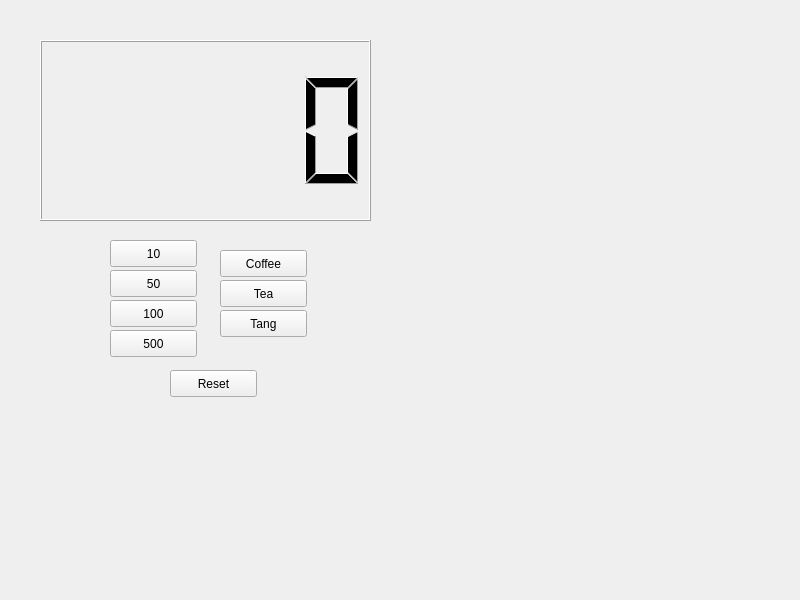
<?xml version="1.0" encoding="UTF-8"?>
<ui version="4.0">
 <class>Widget</class>
 <widget class="QWidget" name="Widget">
  <property name="geometry">
   <rect>
    <x>0</x>
    <y>0</y>
    <width>800</width>
    <height>600</height>
   </rect>
  </property>
  <property name="windowTitle">
   <string>Widget</string>
  </property>
  <widget class="QLCDNumber" name="lcdNumber">
   <property name="geometry">
    <rect>
     <x>40</x>
     <y>40</y>
     <width>331</width>
     <height>181</height>
    </rect>
   </property>
  </widget>
  <widget class="QPushButton" name="pbCoin10">
   <property name="geometry">
    <rect>
     <x>110</x>
     <y>240</y>
     <width>87</width>
     <height>27</height>
    </rect>
   </property>
   <property name="text">
    <string>10</string>
   </property>
  </widget>
  <widget class="QPushButton" name="pbCoin50">
   <property name="geometry">
    <rect>
     <x>110</x>
     <y>270</y>
     <width>87</width>
     <height>27</height>
    </rect>
   </property>
   <property name="text">
    <string>50</string>
   </property>
  </widget>
  <widget class="QPushButton" name="pbCoin100">
   <property name="geometry">
    <rect>
     <x>110</x>
     <y>300</y>
     <width>87</width>
     <height>27</height>
    </rect>
   </property>
   <property name="text">
    <string>100</string>
   </property>
  </widget>
  <widget class="QPushButton" name="pbCoin500">
   <property name="geometry">
    <rect>
     <x>110</x>
     <y>330</y>
     <width>87</width>
     <height>27</height>
    </rect>
   </property>
   <property name="text">
    <string>500</string>
   </property>
  </widget>
  <widget class="QPushButton" name="pbCoffee">
   <property name="geometry">
    <rect>
     <x>220</x>
     <y>250</y>
     <width>87</width>
     <height>27</height>
    </rect>
   </property>
   <property name="text">
    <string>Coffee</string>
   </property>
  </widget>
  <widget class="QPushButton" name="pbTea">
   <property name="geometry">
    <rect>
     <x>220</x>
     <y>280</y>
     <width>87</width>
     <height>27</height>
    </rect>
   </property>
   <property name="text">
    <string>Tea</string>
   </property>
  </widget>
  <widget class="QPushButton" name="pbTang">
   <property name="geometry">
    <rect>
     <x>220</x>
     <y>310</y>
     <width>87</width>
     <height>27</height>
    </rect>
   </property>
   <property name="text">
    <string>Tang</string>
   </property>
  </widget>
  <widget class="QPushButton" name="pbReset">
   <property name="geometry">
    <rect>
     <x>170</x>
     <y>370</y>
     <width>87</width>
     <height>27</height>
    </rect>
   </property>
   <property name="text">
    <string>Reset</string>
   </property>
  </widget>
 </widget>
 <resources/>
 <connections/>
</ui>
